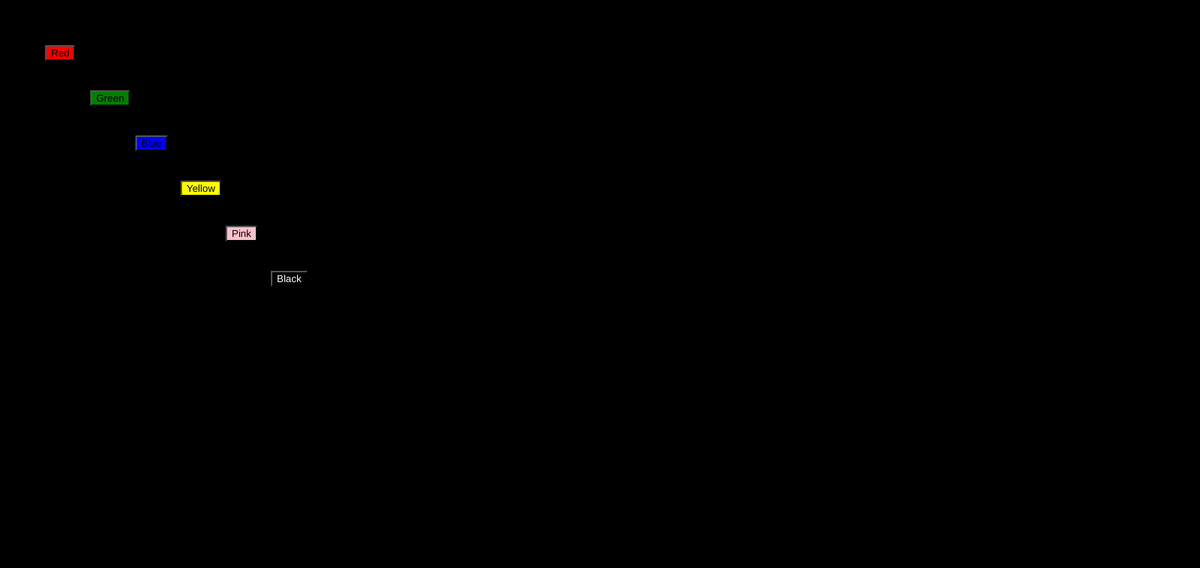
Frame 1 (no input)
Frame 60 (no input): identical to frame 1, image omitted
Frame 120 (the mouse pressed at the canvas centre since frame 60): identical to frame 1, image omitted

The p5.js sketch that drew this single still picture (run headless with seeded random() and noise() and a simulated clock; from frame 60 on, the mouse is pressed at the canvas centre):

// p5.js sketch
// ── sketch.js
var btn_red;
var btn_green;
var btn_blue;

var r=0;
var g=0;
var b=0;

function setup() {
  createCanvas(1595, 755);

  btn_red=createButton("Red");
  btn_red.position(60,60);
  btn_red.style("background-color:red");

  btn_green=createButton("Green");
  btn_green.position(120,120);
  btn_green.style("background-color:green");

  btn_blue=createButton("Blue");
  btn_blue.position(180,180);
  btn_blue.style("background-color:blue");

  btn_yellow=createButton("Yellow");
  btn_yellow.position(240,240);
  btn_yellow.style("background-color:yellow");

  btn_pink=createButton("Pink");
  btn_pink.position(300,300);
  btn_pink.style("background-color:pink");

  btn_black=createButton("Black");
  btn_black.position(360,360);
  btn_black.style("background-color:black;color:white");

  btn_red.mousePressed(red_bg);
  btn_green.mousePressed(green_bg);
  btn_blue.mousePressed(blue_bg);
  btn_yellow.mousePressed(yellow_bg);
  btn_pink.mousePressed(pink_bg);
  btn_black.mousePressed(black_bg);
}

function draw() {
  background(r,g,b);
}

function red_bg() {
  r=255;
  g=0;
  b=0;
}
function green_bg() {
  r=0;
  g=255;
  b=0;
}
function blue_bg() {
  r=0;
  g=0;
  b=255;
}
function yellow_bg() {
  r=255;
  g=255;
  b=0;
}
function pink_bg() {
  r=255;
  g=10;
  b=255;
}
function black_bg() {
  r=0;
  g=0;
  b=0;
}
